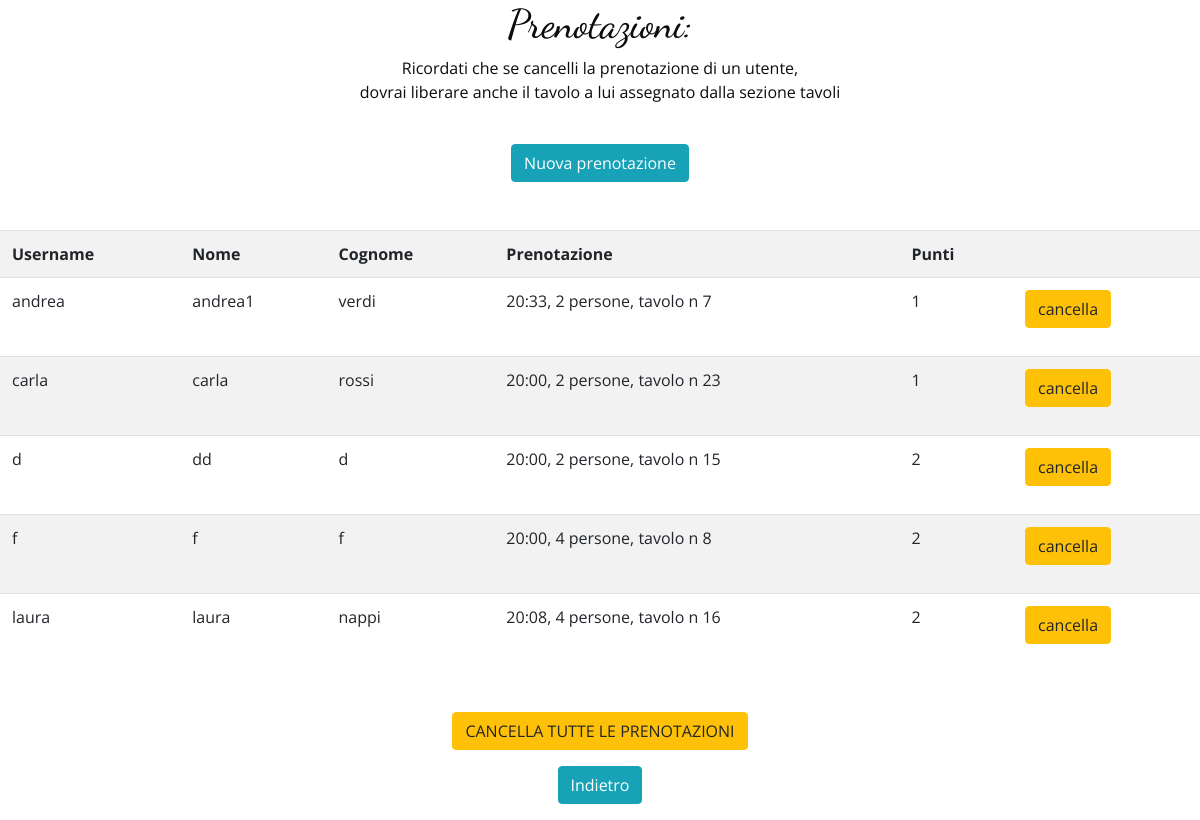
The page /prenotazioni_ute.php (signed in) on the database its author committed.
### tables this page shows
CREATE TABLE `utenti` (
  `username` varchar(20) NOT NULL,
  `password` varchar(20) NOT NULL,
  `nome` varchar(20) NOT NULL,
  `cognome` varchar(20) NOT NULL,
  `genere` text NOT NULL DEFAULT '*',
  `punti` int(255) DEFAULT 0,
  `sconto` tinyint(1) NOT NULL,
  `prenotazioni` text DEFAULT NULL
);

### functions.php (called while the page is built, shortened)
<?php
function controllo_admin(){
	if(isset($_SESSION["username"])and !empty($_SESSION["username"]) && $_SESSION['username'] == "admin"){
		return true;
	}else{
		return false;
	}
}
?>

### prenotazioni_ute.php (the view, shortened to what this page needs)
<head>
  <link rel="stylesheet" type="text/css" href="css/bootstrap.css" />
  <link rel="stylesheet" type="text/css" href="https://cdnjs.cloudflare.com/ajax/libs/OwlCarousel2/2.3.4/assets/owl.carousel.min.css" />
  <link rel="stylesheet" href="https://cdnjs.cloudflare.com/ajax/libs/jquery-nice-select/1.1.0/css/nice-select.min.css" />
  <link href="css/font-awesome.min.css" rel="stylesheet" />
  <link href="css/style.css" rel="stylesheet" />
  <link href="css/responsive.css" rel="stylesheet" />
</head>
<?php
include ("functions.php");
if(controllo_admin()){
    echo "<center><h1>Prenotazioni:</h1>
    <p>Ricordati che se cancelli la prenotazione di un utente, <br>dovrai liberare anche il tavolo a lui assegnato dalla sezione tavoli</p><br>
    <center>
    <a href='utenti.php'> <input type='submit' class='btn btn-info' value='Nuova prenotazione'/> </a><br><br><br/>";
    $erroreDB = "";
    try {
      $db = new PDO("mysql:dbname=pietra_luna;host=localhost;charset=utf8;", "root", "" );
    }
    catch (PDOException $ex) {
      $erroreDB = $ex->getMessage();
    }
$pippo=$db->query("SELECT username,nome,cognome,punti,prenotazioni FROM utenti WHERE prenotazioni IS NOT NULL");
if($erroreDB != "") {
    $messaggio = "Messaggio dal DBMS: ".$erroreDB;
    header("Location: login.php");
}else{
    echo "<table class='table table-striped'>
            <tr><th>Username</th>  <th>Nome</th>      <th>Cognome</th>     <th>Prenotazione</th> <th>Punti</th>  <th></th>  </tr>";
                foreach($pippo as $record){
                    $Username=$record["username"];
                $Nome=$record["nome"];
                $Cognome=$record["cognome"];
                $Prenotazione=$record["prenotazioni"];
                $Punti=$record["punti"];
                echo "<tr>
                <td>$Username</td>
                <td>$Nome</td>
                <td>$Cognome</td>
                <td>$Prenotazione</td>
                <td>$Punti</td>
                <td><form action='modificautente.php' method='post'>
                <input type='hidden' name='id' value='$Username'>
                <input type='submit' class='btn btn-warning' value='cancella'>
                </form>
                </td></tr>";}
             echo "</table><br/>
            <form action='cancellaprenotaz.php'>
            <input type='submit' class='btn btn-warning' value='CANCELLA TUTTE LE PRENOTAZIONI'/></form>
            <form action='home_admin.php'>
            <input type='submit' class='btn btn-info' value='Indietro'/></form></center>";
    }
    }else{session_unset();
        session_destroy();
            echo "<center><h2>Per poter procedere, devi prima fare il login </h2>
            </br></br><a href='index.php'> Login </a></center>";
    }
?>

### css/style.css (style rules this page uses)
h1, h2 { font-family: 'Dancing Script', cursive; }
a, a:hover, a:focus { text-decoration: none; }
.btn, .btn:focus { outline: none !important; -webkit-box-shadow: none; box-shadow: none; }

### rows shown on the page
utenti: username "andrea", nome "andrea1", cognome "verdi", prenotazioni "20:33, 2 persone, tavolo n 7", punti "1"
utenti: username "carla", nome "carla", cognome "rossi", prenotazioni "20:00, 2 persone, tavolo n 23", punti "1"
utenti: username "d", nome "dd", cognome "d", prenotazioni "20:00, 2 persone, tavolo n 15", punti "2"
utenti: username "f", nome "f", cognome "f", prenotazioni "20:00, 4 persone, tavolo n 8", punti "2"
utenti: username "laura", nome "laura", cognome "nappi", prenotazioni "20:08, 4 persone, tavolo n 16", punti "2"
